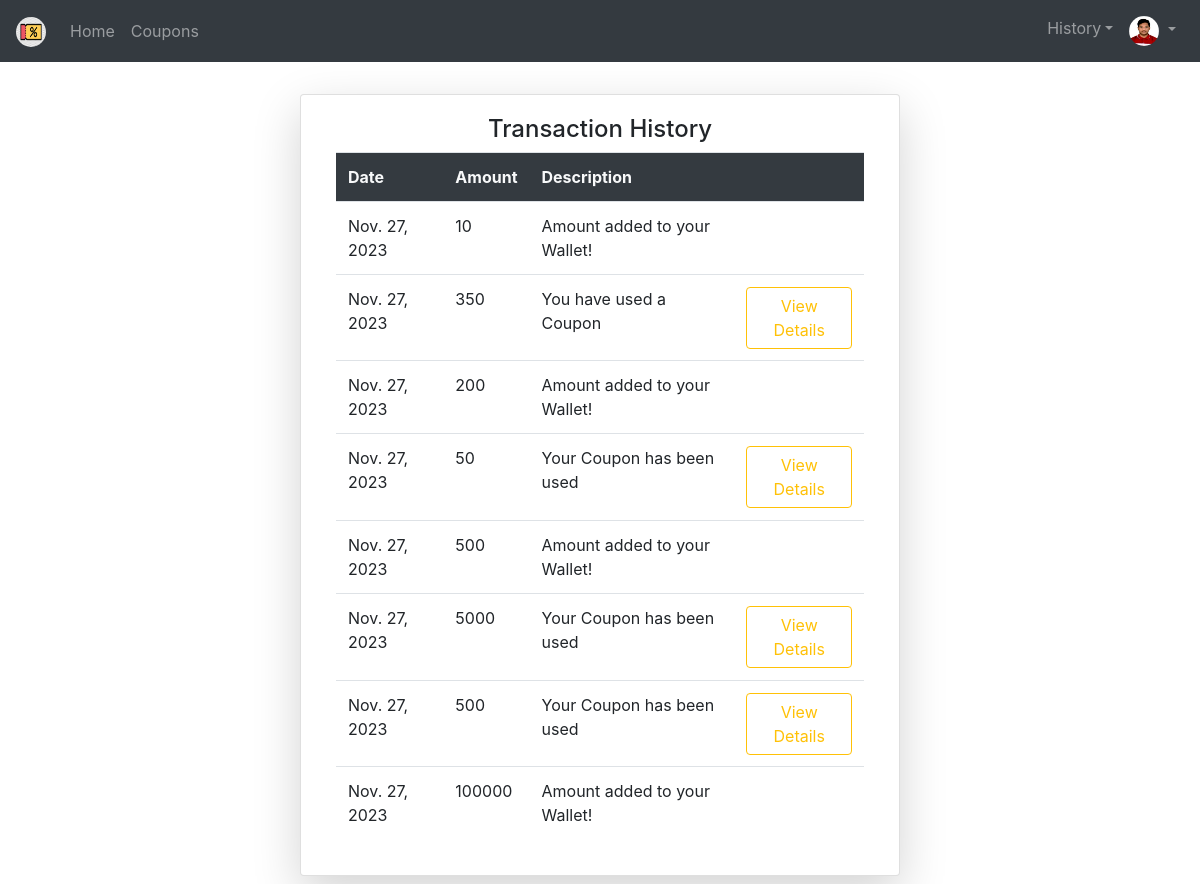
/History/1 (signed in), run on the app's committed database.
### CoupSwap_App/models.py (models this page shows)
class User(AbstractUser):
    mobile = models.CharField(max_length=10,null=True,blank=True)
    pfimg = models.ImageField(upload_to='Profiles/',default='pfle.png')
    cash = models.IntegerField(default=0)

class Transaction(models.Model):
    tp = [("Deposit","Deposit"), ("Coupon Used","Coupon Used")]
    TranDate = models.DateField("Transaction Date",default=date.today())
    debitfrom = models.ForeignKey(User,on_delete=models.CASCADE,related_name="Debit")
    creditto = models.ForeignKey(User,on_delete=models.CASCADE,related_name="Credit")
    coupondet = models.OneToOneField(Coupon,on_delete=models.CASCADE,null=True)
    amount = models.IntegerField()
    type = models.CharField("Type of transaction",choices=tp,default="Deposit",max_length=15)

### CoupSwap_App/views.py (the view)
# urls.py: path('History/<int:i>',views.History,name='hi'),
def History(request,i):
    trans=Transaction.objects.all()
    reqcp = Coupon.objects.filter(requestedby=request.user.id)
    usecp = Coupon.objects.filter(usedby=request.user.id)
    return render(request,'html/History.html',{'transactions':trans,'reqcpn':reqcp,'usecpn':usecp,'i':i})

### templates/html/History.html (shortened to what this page needs)
{% extends 'html/base.html' %}
{% block content %}
<div class="container-fluid mt-4">
	<div class="row">
        {% if i == 1 %}
        <div class="card col-md-6 shadow-lg mx-auto my-2 h-100">
            <div class="card-body">
                <h4 class="text-center">Transaction History</h4>
                <table class="table">
                    <tr class="bg-dark text-light">
                        <th>Date</th>
                        <th>Amount</th>
                        <th>Description</th>
                        <th></th>
                    </tr>
                    {% for t in transactions %}
                        <tr>
                            {% if t.debitfrom_id == request.user.id %}
                                <td>{{t.TranDate}}</td>
                                <td>{{t.amount}}</td>
                                {% if t.type == "Deposit" %}
                                    <td>Amount added to your Wallet!</td>
                                    <td></td>
                                {% else %}
                                    <td>You have used a Coupon</td>
                                    <td> <a href="{% url 'cd' t.coupondet_id %}" class="btn btn-outline-warning form-controls">View Details</a> </td>
                                {% endif %}
                            {% elif t.creditto_id == request.user.id %}
                                <td>{{t.TranDate}}</td>
                                <td>{{t.amount}}</td>
                                <td>Your Coupon has been used</td>
                                <td> <a href="{% url 'cd' t.coupondet_id %}" class="btn btn-outline-warning form-controls">View Details</a> </td>
                            {% endif %}
                        </tr>
                    {% endfor %}
                </table>
            </div>
        </div>
        {% endif %}
    </div>
</div>
{% endblock %}

### templates/html/navbar.html (shortened to what this page needs)
{% load static %}
<nav class="navbar navbar-expand-md bg-dark navbar-dark">
  <a class="navbar-brand" href="{% url 'hm' %}">
    <img src="{% static 'images/logo.png' %}" class="rounded-circle" width="30px" height="30px">
  </a>
  <div class="collapse navbar-collapse" id="collapsibleNavbar">
    <ul class="navbar-nav">
      <li class="nav-item">
        <a class="nav-link {% if request.path == '/' %}active{% endif %}" href="{% url 'hm' %}">Home</a>
      </li>
    </ul>
    {% if not user.is_authenticated %}
      <ul class="navbar-nav ml-auto">
        <li class="nav-item">
          <a class="nav-link {% if request.path == '/register/' %}active{% endif %}" href="{% url 'rg' %}">Register</a>
        </li>
        <li class="nav-item">
          <a class="nav-link {% if request.path == '/login/' %}active{% endif %}" href="{% url 'ln' %}">Login</a>
        </li>
      </ul>
    {% else %}
      <ul class="navbar-nav">
        <li class="nav-item">
          <a class="nav-link {% if request.path == '/Coupons/' %}active{% endif %}" href="{% url 'co' %}">Coupons</a>
        </li>
      </ul>
      <ul class="navbar-nav ml-auto">
        <li class="nav-item">
          <div class="dropdown">
            <a class="nav-link dropdown-toggle" data-toggle="dropdown">History</a>
          </div>
        </li>
        <li class="nav-item">
          <div class="dropdown">
            <a class="nav-link dropdown-toggle" data-toggle="dropdown">
              <img src="{% static request.user.pfimg.url %}" class="rounded-circle" width="30px" height="30px">
            </a>
          </div>
        </li>
      </ul>
    {% endif %}
  </div>
</nav>

### data on the page
User: pfimg (picture)
Transaction: TranDate "Nov. 27, 2023", amount "10", type "Amount added to your Wallet!"
Transaction: TranDate "Nov. 27, 2023", amount "350", type "You have used a Coupon"
Transaction: TranDate "Nov. 27, 2023", amount "200", type "Amount added to your Wallet!"
Transaction: TranDate "Nov. 27, 2023", amount "50"
Transaction: TranDate "Nov. 27, 2023", amount "500", type "Amount added to your Wallet!"
Transaction: TranDate "Nov. 27, 2023", amount "5000"
Transaction: TranDate "Nov. 27, 2023", amount "500"
Transaction: TranDate "Nov. 27, 2023", amount "100000", type "Amount added to your Wallet!"
